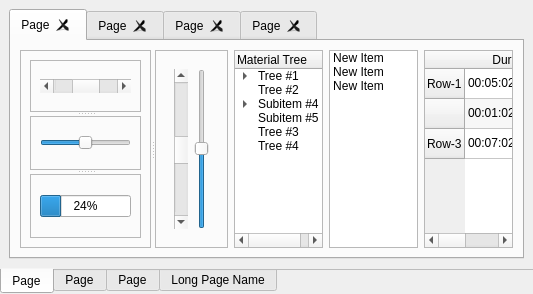
     <widget class="QTabWidget" name="tabWidget_3">
      <property name="tabPosition">
       <enum>QTabWidget::South</enum>
      </property>
      <property name="currentIndex">
       <number>0</number>
      </property>
      <property name="documentMode">
       <bool>true</bool>
      </property>
      <widget class="QWidget" name="tab_7">
       <attribute name="title">
        <string>Page</string>
       </attribute>
       <layout class="QGridLayout" name="gridLayout_16">
        <item row="0" column="0">
         <widget class="QTabWidget" name="tabWidget">
          <property name="currentIndex">
           <number>0</number>
          </property>
          <property name="tabsClosable">
           <bool>true</bool>
          </property>
          <widget class="QWidget" name="tab_3">
           <attribute name="title">
            <string>Page</string>
           </attribute>
           <layout class="QGridLayout" name="gridLayout_6">
            <item row="0" column="0">
             <widget class="QSplitter" name="splitter">
              <property name="orientation">
               <enum>Qt::Horizontal</enum>
              </property>
              <widget class="QFrame" name="frame">
               <property name="frameShape">
                <enum>QFrame::StyledPanel</enum>
               </property>
               <property name="frameShadow">
                <enum>QFrame::Raised</enum>
               </property>
               <layout class="QGridLayout" name="gridLayout_5">
                <item row="0" column="0">
                 <widget class="QSplitter" name="splitter_3">
                  <property name="orientation">
                   <enum>Qt::Vertical</enum>
                  </property>
                  <widget class="QFrame" name="frame_3">
                   <property name="frameShape">
                    <enum>QFrame::StyledPanel</enum>
                   </property>
                   <property name="frameShadow">
                    <enum>QFrame::Raised</enum>
                   </property>
                   <layout class="QGridLayout" name="gridLayout_12">
                    <item row="0" column="0">
                     <widget class="QScrollBar" name="horizontalScrollBar_2">
                      <property name="value">
                       <number>50</number>
                      </property>
                      <property name="orientation">
                       <enum>Qt::Horizontal</enum>
                      </property>
                     </widget>
                    </item>
                   </layout>
                  </widget>
                  <widget class="QFrame" name="frame_4">
                   <property name="frameShape">
                    <enum>QFrame::StyledPanel</enum>
                   </property>
                   <property name="frameShadow">
                    <enum>QFrame::Raised</enum>
                   </property>
                   <layout class="QGridLayout" name="gridLayout_15">
                    <item row="0" column="0">
                     <widget class="QSlider" name="horizontalSlider_2">
                      <property name="value">
                       <number>50</number>
                      </property>
                      <property name="orientation">
                       <enum>Qt::Horizontal</enum>
                      </property>
                     </widget>
                    </item>
                   </layout>
                  </widget>
                  <widget class="QFrame" name="frame_5">
                   <property name="frameShape">
                    <enum>QFrame::StyledPanel</enum>
                   </property>
                   <property name="frameShadow">
                    <enum>QFrame::Raised</enum>
                   </property>
                   <layout class="QGridLayout" name="gridLayout_19">
                    <item row="0" column="0">
                     <widget class="QProgressBar" name="progressBar_2">
                      <property name="value">
                       <number>24</number>
                      </property>
                     </widget>
                    </item>
                   </layout>
                  </widget>
                 </widget>
                </item>
               </layout>
              </widget>
              <widget class="QFrame" name="frame_2">
               <property name="frameShape">
                <enum>QFrame::StyledPanel</enum>
               </property>
               <property name="frameShadow">
                <enum>QFrame::Raised</enum>
               </property>
               <layout class="QGridLayout" name="gridLayout_13">
                <item row="0" column="0">
                 <widget class="QStackedWidget" name="stackedWidget">
                  <property name="currentIndex">
                   <number>0</number>
                  </property>
                  <widget class="QWidget" name="page_5">
                   <layout class="QGridLayout" name="gridLayout_18">
                    <item row="0" column="0">
                     <spacer name="horizontalSpacer">
                      <property name="orientation">
                       <enum>Qt::Horizontal</enum>
                      </property>
                      <property name="sizeHint" stdset="0">
                       <size>
                        <width>40</width>
                        <height>20</height>
                       </size>
                      </property>
                     </spacer>
                    </item>
                    <item row="0" column="2">
                     <widget class="QSlider" name="verticalSlider_2">
                      <property name="value">
                       <number>50</number>
                      </property>
                      <property name="orientation">
                       <enum>Qt::Vertical</enum>
                      </property>
                     </widget>
                    </item>
                    <item row="0" column="1">
                     <widget class="QScrollBar" name="verticalScrollBar_2">
                      <property name="value">
                       <number>50</number>
                      </property>
                      <property name="orientation">
                       <enum>Qt::Vertical</enum>
                      </property>
                     </widget>
                    </item>
                    <item row="0" column="3">
                     <spacer name="horizontalSpacer_2">
                      <property name="orientation">
                       <enum>Qt::Horizontal</enum>
                      </property>
                      <property name="sizeHint" stdset="0">
                       <size>
                        <width>114</width>
                        <height>107</height>
                       </size>
                      </property>
                     </spacer>
                    </item>
                   </layout>
                  </widget>
                  <widget class="QWidget" name="page_6"/>
                 </widget>
                </item>
               </layout>
              </widget>
             </widget>
            </item>
            <item row="0" column="2">
             <widget class="QListWidget" name="listWidget_2">
              <property name="iconSize">
               <size>
                <width>64</width>
                <height>64</height>
               </size>
              </property>
              <property name="resizeMode">
               <enum>QListView::Adjust</enum>
              </property>
              <property name="spacing">
               <number>15</number>
              </property>
              <property name="viewMode">
               <enum>QListView::IconMode</enum>
              </property>
              <property name="wordWrap">
               <bool>true</bool>
              </property>
              <property name="sortingEnabled">
               <bool>true</bool>
              </property>
              <item>
               <property name="text">
                <string>New Item</string>
               </property>
               <property name="icon">
                <iconset resource="pyside_material/resources/resource.qrc">
                 <normaloff>:/icon/primary/logo_frame.svg</normaloff>:/icon/primary/logo_frame.svg</iconset>
               </property>
              </item>
              <item>
               <property name="text">
                <string>New Item</string>
               </property>
               <property name="icon">
                <iconset resource="pyside_material/resources/resource.qrc">
                 <normaloff>:/icon/primary/logo_frame.svg</normaloff>:/icon/primary/logo_frame.svg</iconset>
               </property>
              </item>
              <item>
               <property name="text">
                <string>New Item</string>
               </property>
               <property name="icon">
                <iconset resource="pyside_material/resources/resource.qrc">
                 <normaloff>:/icon/primary/logo_frame.svg</normaloff>:/icon/primary/logo_frame.svg</iconset>
               </property>
              </item>
             </widget>
            </item>
            <item row="0" column="1">
             <widget class="QTreeWidget" name="treeWidget">
              <column>
               <property name="text">
                <string>Material Tree</string>
               </property>
              </column>
              <item>
               <property name="text">
                <string>Tree #1</string>
               </property>
               <item>
                <property name="text">
                 <string>Subitem #1</string>
                </property>
               </item>
               <item>
                <property name="text">
                 <string>Subitem #2</string>
                </property>
               </item>
               <item>
                <property name="text">
                 <string>Subitem #3</string>
                </property>
               </item>
              </item>
              <item>
               <property name="text">
                <string>Tree #2</string>
               </property>
              </item>
              <item>
               <property name="text">
                <string>Subitem #4</string>
               </property>
               <item>
                <property name="text">
                 <string>Subitem #41</string>
                </property>
               </item>
               <item>
                <property name="text">
                 <string>Subitem #42</string>
                </property>
               </item>
              </item>
              <item>
               <property name="text">
                <string>Subitem #5</string>
               </property>
              </item>
              <item>
               <property name="text">
                <string>Tree #3</string>
               </property>
              </item>
              <item>
               <property name="text">
                <string>Tree #4</string>
               </property>
              </item>
             </widget>
            </item>
            <item row="0" column="3">
             <widget class="QTableWidget" name="tableWidget">
              <property name="alternatingRowColors">
               <bool>true</bool>
              </property>
              <attribute name="horizontalHeaderStretchLastSection">
               <bool>true</bool>
              </attribute>
              <attribute name="verticalHeaderVisible">
               <bool>true</bool>
              </attribute>
              <row>
               <property name="text">
                <string>Row-1</string>
               </property>
              </row>
              <row>
               <property name="text">
                <string/>
               </property>
               <property name="icon">
                <iconset theme="media-playback-start">
                 <normaloff>.</normaloff>.</iconset>
               </property>
              </row>
              <row>
               <property name="text">
                <string>Row-3</string>
               </property>
              </row>
              <column>
               <property name="text">
                <string>Duration</string>
               </property>
              </column>
              <column>
               <property name="text">
                <string>Datetime</string>
               </property>
              </column>
              <column>
               <property name="text">
                <string>Name</string>
               </property>
              </column>
              <item row="0" column="0">
               <property name="text">
                <string>00:05:02</string>
               </property>
              </item>
              <item row="0" column="1">
               <property name="text">
                <string>2020-04-27 17:31:34</string>
               </property>
              </item>
              <item row="0" column="2">
               <property name="text">
                <string>Unamed-1</string>
               </property>
              </item>
              <item row="1" column="0">
               <property name="text">
                <string>00:01:02</string>
               </property>
              </item>
              <item row="1" column="1">
               <property name="text">
                <string>2020-04-27 17:31:34</string>
               </property>
              </item>
              <item row="1" column="2">
               <property name="text">
                <string>Unamed-2</string>
               </property>
              </item>
              <item row="2" column="0">
               <property name="text">
                <string>00:07:02</string>
               </property>
              </item>
              <item row="2" column="1">
               <property name="text">
                <string>2020-04-27 17:31:34</string>
               </property>
              </item>
              <item row="2" column="2">
               <property name="text">
                <string>Unamed-3</string>
               </property>
              </item>
             </widget>
            </item>
           </layout>
          </widget>
          <widget class="QWidget" name="tab_4">
           <attribute name="title">
            <string>Page</string>
           </attribute>
           <layout class="QGridLayout" name="gridLayout_7"/>
          </widget>
          <widget class="QWidget" name="tab_5">
           <attribute name="title">
            <string>Page</string>
           </attribute>
           <layout class="QGridLayout" name="gridLayout_8"/>
          </widget>
          <widget class="QWidget" name="tab_6">
           <attribute name="title">
            <string>Page</string>
           </attribute>
           <layout class="QGridLayout" name="gridLayout_10"/>
          </widget>
         </widget>
        </item>
       </layout>
      </widget>
      <widget class="QWidget" name="tab_8">
       <attribute name="title">
        <string>Page</string>
       </attribute>
      </widget>
      <widget class="QWidget" name="tab_9">
       <attribute name="title">
        <string>Page</string>
       </attribute>
      </widget>
      <widget class="QWidget" name="tab_10">
       <attribute name="title">
        <string>Long Page Name</string>
       </attribute>
      </widget>
     </widget>
